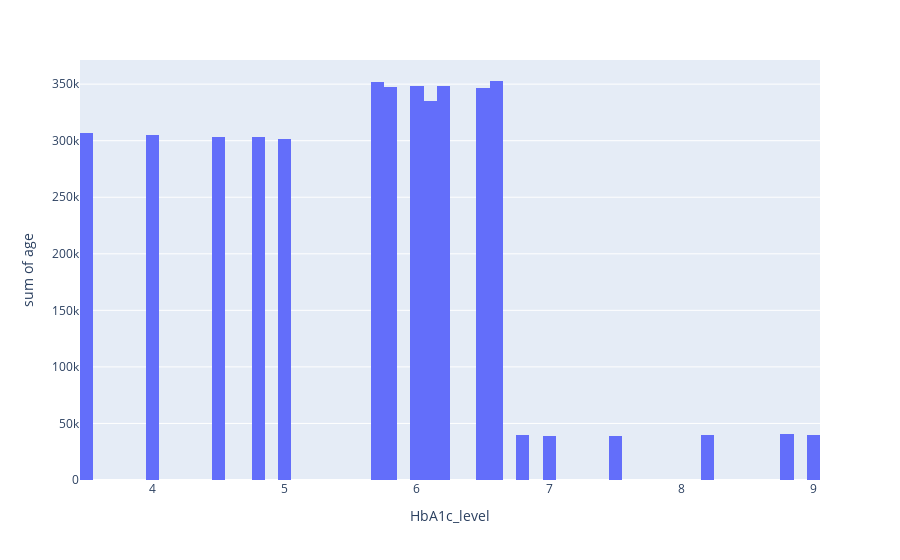

This figure's notebook cell:
### Code cell
# !pip install nbformat
# !pip install --upgrade pip
import plotly.express as px

fig = px.histogram(df, x="HbA1c_level", y = 'age')
fig.show()

### Figure 1 — Plotly figure (JSON) as saved in the notebook; plotly's stock layout.template omitted (floating-point values rounded to 4 significant figures; data arrays with more than 128 entries replaced by an {"elided": "..."} marker saying what was removed)
{"data": [{"alignmentgroup": "True", "bingroup": "x", "histfunc": "sum", "hovertemplate": "HbA1c_level=%{x}<br>sum of age=%{y}<extra></extra>", "legendgroup": "", "marker": {"color": "#636efa", "pattern": {"shape": ""}}, "name": "", "offsetgroup": "", "orientation": "v", "showlegend": false, "type": "histogram", "x": {"elided": "100000 float values"}, "xaxis": "x", "y": {"elided": "100000 float values"}, "yaxis": "y"}], "layout": {"barmode": "relative", "legend": {"tracegroupgap": 0}, "margin": {"t": 60}, "xaxis": {"anchor": "y", "domain": [0, 1], "title": {"text": "HbA1c_level"}}, "yaxis": {"anchor": "x", "domain": [0, 1], "title": {"text": "sum of age"}}}}
